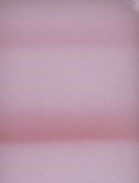
#> input picture demo_data/quantitative/0.1.jpg, 139 x 183 px, given as the content of the folder rs/rohan/OneDrive/Documents/GitHub/qLFAID/demo_data/negative, which was not available
$ jupyter execute --allow-errors demo.ipynb   (text cells are left out)
#> lines starting #> are read from the running program, lines starting #| are printed output that depends on the picture; pictures that were not available may be replaced by others from this repository, and a replacement may not be noted
#> further down, img is the input picture: shape (183, 139, 3); mean B, G, R 170.5, 152.9, 185.2
[cell 1]
import numpy as np
import cv2
import matplotlib.pyplot as plt
import os
import pandas as pd
from scipy.optimize import least_squares
from sklearn.metrics import mean_squared_error
from sklearn.metrics import r2_score
from sklearn.linear_model import LogisticRegression

[cell 2]
def exponen(theta, x): #exponential
    return theta[0]*np.exp(theta[1]*x)+theta[2]

def log(theta, x): #logarithmic
    return theta[0]*np.log(x + theta[1]) + theta[2]

def inv(theta, x): #inverse
    return (theta[0]/(x+theta[1])) + theta[2]

def poly(theta, x, deg): #polynomial
    out = 0
    for i in range(deg):
        out += theta[i]*(x**(i))
    return out

def lin(theta,x): #linear
    return theta[0]*x + theta[1]

def logistic(x, coef, intercept):
    inp = x * coef.ravel() + intercept
    return 1 / (1 + np.exp(-inp))

def resid_exp(theta,x,y):
    return y-exponen(theta,x)

def resid_log(theta, x, y):
    return y-log(theta,x)

def resid_inv(theta, x, y):
    return y-inv(theta,x)

def resid_lin(theta, x, y):
    return y-lin(theta,x)

def resid_poly(theta, x, deg, y):
    return y-poly(theta,x,deg)

[cell 3]
#Function for quantifying test line intensity
def testIntensity(src):
    margin = 1 #margin around image in case automated cropping is not perfect, also used when searching for control line location
    scan = 10 #size of area in pixels that is searched for location of test line
    refScan = 10 #size of reference area in pixels
    lineWidth = 6 #Half-width of line
    src = cv2.cvtColor(src, cv2.COLOR_RGB2GRAY) #convert image to grayscale
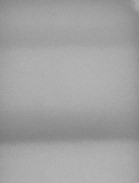
#> src: shape (183, 139); min 122, max 182, mean 161.9
    img = cv2.rotate(src, cv2.ROTATE_90_COUNTERCLOCKWISE) #rotate image
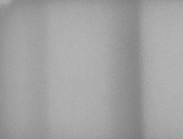
#> img: shape (139, 183); min 122, max 182, mean 161.9

    h,w = img.shape
#> h = 139; w = 183

    img = img[margin:h-margin, margin:w-margin]
#> img: shape (137, 181)

    h,w = img.shape #get height and width
#> h = 137; w = 181

    #Convert image to 1D array of pixel intensities. For each row, use median value of grayscale pixel intensity
    mean = np.median(img,axis=0)
#> mean = 181 values, max 176 at index 180, min 136 at index 133, mean 163.6
    mean = 255 - mean #so that high values correspond to dark areas
#> mean = 181 values, max 119 at index 133, min 79 at index 180, mean 91.38

    controlToTest = int(w/3) #initial guess at distance between control and test lines
#> controlToTest = 60

    #in case initial guess is too small
    if controlToTest < 100:
        controlToTest = 100

    #Looking for control line

    #Left/right bounds on area where control line can be found
    left=0
    right=int(0.4*w)
#> right = 72

    LFAControl = mean[left:right] #cropped section of area where control line could be
#> LFAControl = 72 values, max 108 at index 0, min 80 at index 64, mean 91.14
    ControlLineLoc = np.argmax(LFAControl) # potential location of control line
#> ControlLineLoc = 0

    #make sure control line location isn't the leftmost part of the image (this would be inaccurately focusing on a shadow)
    while(ControlLineLoc == left):
        left += margin
        LFAControl = mean[left:right]
        ControlLineLoc = left + np.argmax(LFAControl)
#> this loop made 11 passes
#> ControlLineLoc on passes 1 to 11: 1, 2, 3, 4, 5, 6, 7, 8, 9, 10, 37
#> after the loop, left = 11

    #make sure control line location isn't the rightmost part of the area (this is probably the test line)
    while(ControlLineLoc == right):
        right -= margin
        LFAControl = mean[left:right]
        ControlLineLoc = left + np.argmax(LFAControl)
#> this loop made 0 passes
#> after the loop, right = 72

    #Search for test line
    TestLineLoc = ControlLineLoc + controlToTest
#> TestLineLoc = 137

    if TestLineLoc > len(mean):
        TestLineLoc = ControlLineLoc + 75
    if TestLineLoc + scan > len(mean):
        scan = len(mean)-TestLineLoc

    TestLineLocation = TestLineLoc-scan + np.argmax(mean[TestLineLoc-scan:TestLineLoc+scan])
#> TestLineLocation = 133

    #Determine reference value (value of background itnensity)
    ReferenceLocation = int((ControlLineLoc + TestLineLocation)/2)
#> ReferenceLocation = 85
    Reference = np.mean(mean[ReferenceLocation-refScan:ReferenceLocation+refScan])
#> Reference = 81.85

    #subtract reference value from entire array, and make sure negative values are converted to 0
    LFACorrected = mean-Reference
#> LFACorrected = 181 values, max 37.15 at index 133, min -2.85 at index 180, mean 9.53
    LFACorrected[LFACorrected < 0] = 0

    #Determine line intensities by taking sum of corrected intensity, centered at each line location
    ControlLine = np.sum(LFACorrected[ControlLineLoc-lineWidth:ControlLineLoc+lineWidth])
#> ControlLine = 166.8

    TestLine = np.sum(LFACorrected[TestLineLocation-lineWidth:TestLineLocation+lineWidth])
#> TestLine = 419.8

    #return normalized value of test line intensity. Dividing by the reference value helps account for variations in lighting between pictures + variations in nanoparticle release. We add one to the reference value to avoid dividing by 0.
    return TestLine/(Reference+1)

[cell 4]
dir = 'demo_data/quantitative' #folder containing cropped images of detection zones
index_path = 'demo_index.csv' #file name of index file, which identifies the biomarker concentration of each image file name
test_name = 'LFATest' #name of commercial LFA test

#> (a cell that did not finish here is left out)

#> (a cell that did not finish here is left out)

[cell 7]
x0 = [1,1,1] # initial guess at parameters
#> (the rest of this cell did not finish here and is left out)

[cell 8]
x0 = [1,1,1]
#> (the rest of this cell did not finish here and is left out)

[cell 9]
x0 = [1,1,1]
#> (the rest of this cell did not finish here and is left out)

[cell 10]
x0 = [1,1]
#> (the rest of this cell did not finish here and is left out)

[cell 11]
x0 = [1,1,1]
#> (the rest of this cell did not finish here and is left out)

[cell 12]
models = ['exponential', 'logarithmic', 'inverse', 'linear', 'quadratic']
#> (the rest of this cell did not finish here and is left out)

[cell 13]
neg_dir = r"C:\Users\rohan\OneDrive\Documents\GitHub\qLFAID\demo_data\negative"
pos_dir = r"C:\Users\rohan\OneDrive\Documents\GitHub\qLFAID\demo_data\positive"

# We recommend at least 3 separate pictures in each directory

[cell 14]
# Count files
count = 0
for path in os.listdir(neg_dir):
    if os.path.isfile(os.path.join(neg_dir, path)):
        count += 1
for path in os.listdir(pos_dir):
    if os.path.isfile(os.path.join(pos_dir, path)):
        count += 1
LOG_SIZE = count

[cell 15]
x = np.zeros(LOG_SIZE)
y = np.zeros(LOG_SIZE)

i=0

for filename in os.listdir(neg_dir):
    f = os.path.join(neg_dir, filename)
    img = cv2.imread(f)
    x[i] = testIntensity(img)
    y[i] = 0
    i += 1

for filename in os.listdir(pos_dir):
    f = os.path.join(pos_dir, filename)
    img = cv2.imread(f)
    x[i] = testIntensity(img)
#> the loop in testIntensity (call 2), `while(ControlLineLoc == left):` made 11 passes
    y[i] = 1
    i += 1

classifier = LogisticRegression(random_state = 0)
classifier.fit(x.reshape(-1,1),y)

plt.scatter(x, y, label='Data')
int_test = np.linspace(np.min(x),np.max(x))
loss = logistic(int_test,classifier.coef_,classifier.intercept_).ravel()
plt.plot(int_test, loss, label='Fitted Curve')
plt.ylabel("Test Result")
plt.xlabel("Normalized Test Line Intensity")
plt.title('Logistic Model')
plt.legend()
plt.show()
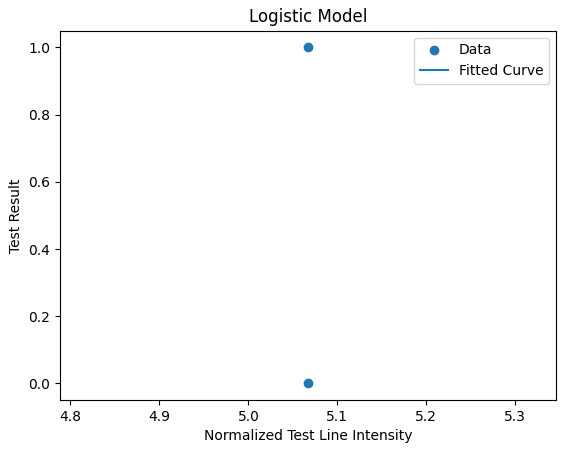
#> figure drawn by matplotlib, 1 panel

$ run again, on demo_data/quantitative/0.5.jpg
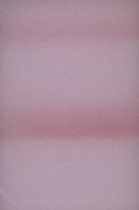
#> input picture demo_data/quantitative/0.5.jpg, 139 x 210 px, given as the content of the folder rs/rohan/OneDrive/Documents/GitHub/qLFAID/demo_data/negative, which was not available
#> img is the input picture: shape (210, 139, 3); mean B, G, R 158.5, 144.3, 172.4
#> in testIntensity, `img = cv2.rotate(src, cv2.ROTATE_90_COUNTERCLOCKWISE)`:
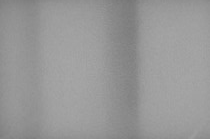
#> img: shape (139, 210); min 118, max 167, mean 151.8
#> in testIntensity, `mean = np.median(img,axis=0)`: mean = 208 values, max 162 at index 67, min 132 at index 127, mean 153.3
#> in testIntensity, `mean = 255 - mean`: mean = 208 values, max 123 at index 127, min 93 at index 67, mean 101.7
#> LFAControl = 83 values, max 113 at index 0, min 93 at index 67, mean 101.4
#> in testIntensity, `ControlLineLoc = np.argmax(LFAControl)`: ControlLineLoc = 0
#> the loop in testIntensity, `while(ControlLineLoc == left):` made 4 passes
#> ControlLineLoc on passes 1 to 4: 1, 2, 3, 29
#> after the loop in testIntensity, `while(ControlLineLoc == left):`: left = 4
#> after the loop in testIntensity, `while(ControlLineLoc == right):`: right = 83
#> TestLineLoc = 129
#> TestLineLocation = 127
#> ReferenceLocation = 78
#> Reference = 94.6
#> LFACorrected = 208 values, max 28.4 at index 127, min -1.6 at index 67, mean 7.13
#> ControlLine = 173.8
#> TestLine = 319.8
#> the loop in testIntensity (call 2), `while(ControlLineLoc == left):` made 4 passes
#> `plt.show()`:
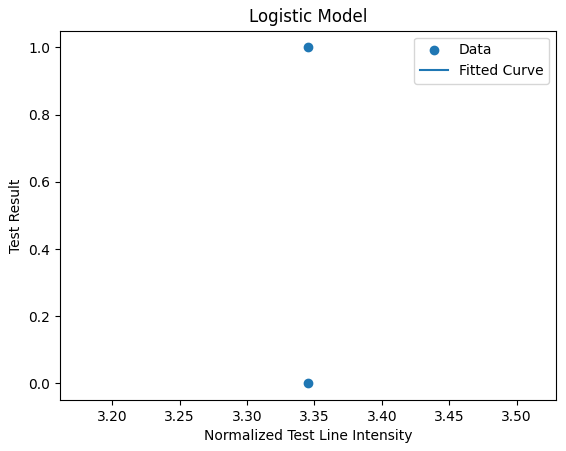
#> figure drawn by matplotlib, 1 panel

$ run again, on demo_data/quantitative/0.6.jpg
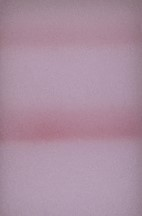
#> input picture demo_data/quantitative/0.6.jpg, 142 x 216 px, given as the content of the folder rs/rohan/OneDrive/Documents/GitHub/qLFAID/demo_data/negative, which was not available
#> img is the input picture: shape (216, 142, 3); mean B, G, R 160.6, 142.7, 170.5
#> in testIntensity, `img = cv2.rotate(src, cv2.ROTATE_90_COUNTERCLOCKWISE)`:
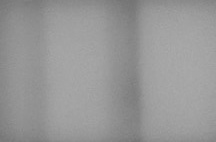
#> img: shape (142, 216); min 116, max 171, mean 151.3
#> in testIntensity, `mean = np.median(img,axis=0)`: mean = 214 values, max 164 at index 173, min 132 at index 129, mean 153.7
#> in testIntensity, `mean = 255 - mean`: mean = 214 values, max 123 at index 129, min 91 at index 173, mean 101.3
#> LFAControl = 85 values, max 121 at index 0, min 93 at index 61, mean 103.1
#> in testIntensity, `ControlLineLoc = np.argmax(LFAControl)`: ControlLineLoc = 0
#> the loop in testIntensity, `while(ControlLineLoc == left):` made 11 passes
#> ControlLineLoc on passes 1 to 8: 1, 2, 3, 4, 5, 6, 7, 8
#> after the loop in testIntensity, `while(ControlLineLoc == left):`: left = 11
#> after the loop in testIntensity, `while(ControlLineLoc == right):`: right = 85
#> TestLineLoc = 135
#> TestLineLocation = 129
#> ReferenceLocation = 82
#> Reference = 93.88
#> LFACorrected = 214 values, max 29.12 at index 129, min -2.88 at index 173, mean 7.45
#> ControlLine = 191
#> TestLine = 333.5
#> the loop in testIntensity (call 2), `while(ControlLineLoc == left):` made 11 passes
#> `plt.show()`:
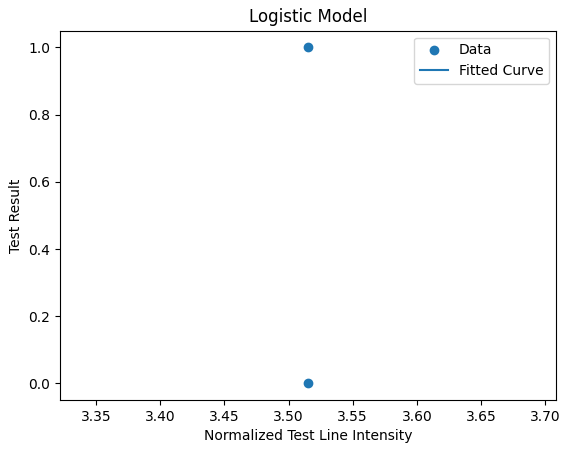
#> figure drawn by matplotlib, 1 panel
